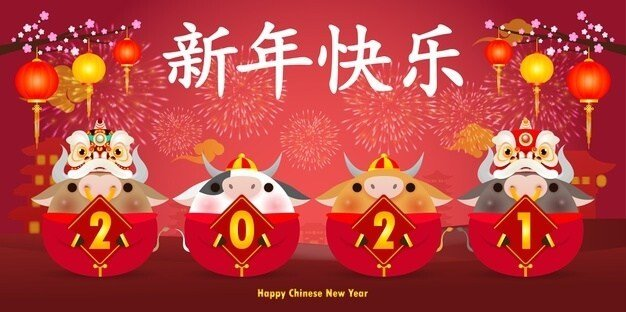
//> input picture input/1.jpg, 626 x 312 px
$ ./image_histogram   (built with g++ and OpenCV 4)
//> lines starting //> are read from the running program, lines starting //| are printed output that depends on the picture
#include "opencv/cv.h"
#include "opencv/highgui.h"
void main()
{
	// load image
	IplImage* img = cvLoadImage("1.jpg");
//> img is the input picture: 312 rows x 626 cols, CV_8UC3; mean B, G, R 66.3, 69.3, 184.4
	// Compute HSV image and separate into colors
	IplImage* back_img = cvCreateImage(cvGetSize(img), IPL_DEPTH_8U, 1);
	IplImage* hsv = cvCreateImage(cvGetSize(img), IPL_DEPTH_8U, 3);
	cvCvtColor(img, hsv, CV_BGR2HSV);
//> hsv: 312 rows x 626 cols, CV_8UC3; mean H, S, V 87.4, 180.3, 184.4
	IplImage* h_plane = cvCreateImage(cvGetSize(img), 8, 1);
	IplImage* s_plane = cvCreateImage(cvGetSize(img), 8, 1);
	IplImage* v_plane = cvCreateImage(cvGetSize(img), 8, 1);
	IplImage* planes[] = { h_plane, s_plane };
	cvCvtPixToPlane(hsv, h_plane, s_plane, v_plane, 0);
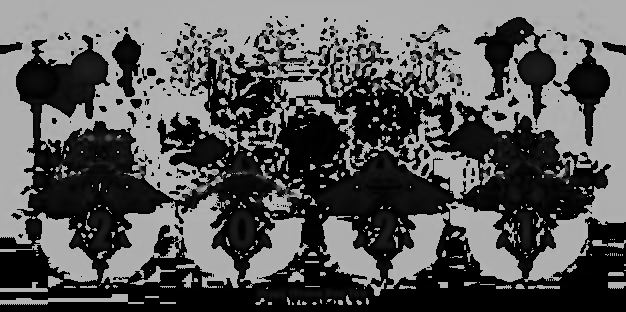
//> h_plane: 312 rows x 626 cols, CV_8UC1; min 0, max 179, mean 87.4
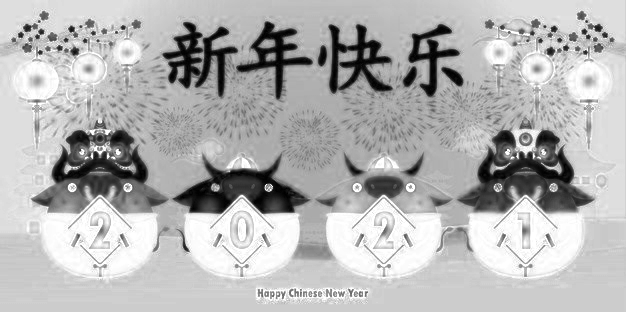
//> s_plane: 312 rows x 626 cols, CV_8UC1; min 0, max 255, mean 180.3
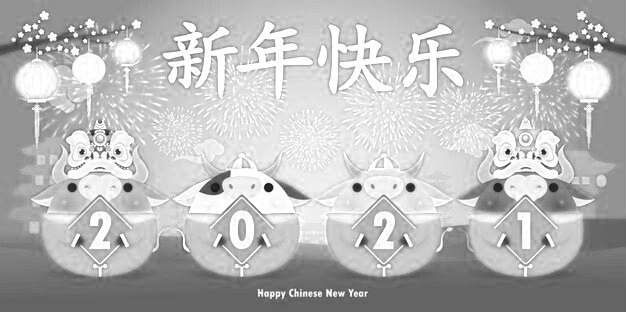
//> v_plane: 312 rows x 626 cols, CV_8UC1; min 13, max 255, mean 184.4
	// Build and fill the histogram
	int h_bins = 30, s_bins = 32;
	CvHistogram* hist;
	{
		int hist_size[] = { h_bins, s_bins };
		float h_ranges[] = { 0, 180 };
		float s_ranges[] = { 0, 255 };
		float* ranges[] = { h_ranges, s_ranges };
		hist = cvCreateHist(2, hist_size, CV_HIST_ARRAY, ranges, 1);
	}
	// compute histogram
	cvCalcHist(planes, hist, 0, 0);
	// normalize it
	cvNormalizeHist(hist, 20 * 255);
	// calculate back projection
	cvCalcBackProject(planes, back_img, hist);
	// normalize it
	cvNormalizeHist(hist, 1.0);
	// create an image to visualize the histogram
	int scale = 10;
	IplImage* hist_img = cvCreateImage(cvSize(h_bins * scale, s_bins * scale), 8, 3);
	cvZero(hist_img);
	// populate the visualization
	float max_value = 0;
	cvGetMinMaxHistValue(hist, 0, &max_value, 0, 0);
	for (int h = 0; h < h_bins; h++)
	{
		for (int s = 0; s < s_bins; s++)
		{
			float bin_val = cvQueryHistValue_2D(hist, h, s);
			int intensity = cvRound(bin_val * 255 / max_value);
			cvRectangle(hist_img, cvPoint(h*scale, s*scale),
				cvPoint((h + 1)*scale - 1, (s + 1)*scale - 1),
				CV_RGB(intensity, intensity, intensity),
				CV_FILLED);
		}
	}
	// show original image
	cvNamedWindow("RGB Image", CV_WINDOW_AUTOSIZE);
	cvShowImage("RGB Image", img);
	// show back projection
	cvNamedWindow("Back Projection", CV_WINDOW_AUTOSIZE);
	cvShowImage("Back Projection", back_img);
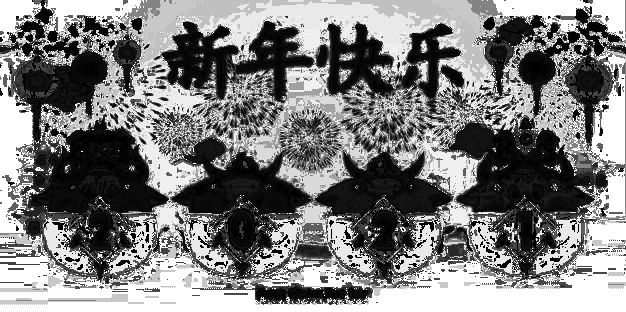
//> window 'Back Projection': 312 rows x 626 cols, CV_8UC1; min 0, max 255, mean 127.8
	// show histogram equalized
	cvNamedWindow("HS Histogram", CV_WINDOW_AUTOSIZE);
	cvShowImage("HS Histogram", hist_img);
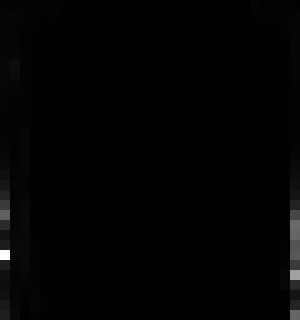
//> window 'HS Histogram': 320 rows x 300 cols, CV_8UC3; min 0, max 255, mean 2.3
	// wait for a pressed key
	cvWaitKey(0);
	// close window
	cvDestroyAllWindows();
}
